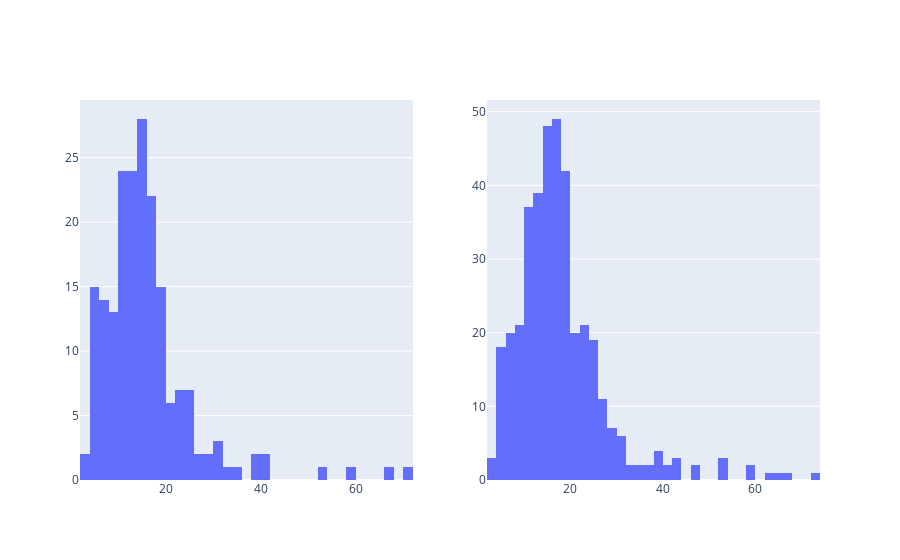

Source (notebook cell):
### Code cell
x2011 = timesData.student_staff_ratio[timesData.year == 2011]
x2012 = timesData.student_staff_ratio[timesData.year == 2012]

trace3 = Visualization(params={'x':x2011}, strategy='histogram')
trace4 = Visualization(params={'x':x2012}, strategy='histogram')

subplots1 = Subplots(figures=[trace3, trace4], rows=1, cols=2)

sub1 = subplots1.subplots()

subplots1.show(sub1)

json = subplots1.send_json(sub1)
print(json)

### Figure 1 — Plotly figure (JSON) as saved in the notebook; plotly's stock layout.template omitted (floating-point values rounded to 4 significant figures; data arrays with more than 128 entries replaced by an {"elided": "..."} marker saying what was removed)
{"data": [{"alignmentgroup": "True", "bingroup": "x", "hovertemplate": "x=%{x}<br>count=%{y}<extra></extra>", "legendgroup": "", "marker": {"color": "#636efa", "pattern": {"shape": ""}}, "name": "", "offsetgroup": "", "orientation": "v", "showlegend": false, "type": "histogram", "x": {"elided": "200 float values"}, "xaxis": "x", "yaxis": "y"}, {"alignmentgroup": "True", "bingroup": "x", "hovertemplate": "x=%{x}<br>count=%{y}<extra></extra>", "legendgroup": "", "marker": {"color": "#636efa", "pattern": {"shape": ""}}, "name": "", "offsetgroup": "", "orientation": "v", "showlegend": false, "type": "histogram", "x": {"elided": "402 float values"}, "xaxis": "x2", "yaxis": "y2"}], "layout": {"xaxis": {"anchor": "y", "domain": [0, 0.45]}, "xaxis2": {"anchor": "y2", "domain": [0.55, 1]}, "yaxis": {"anchor": "x", "domain": [0, 1]}, "yaxis2": {"anchor": "x2", "domain": [0, 1]}}}
